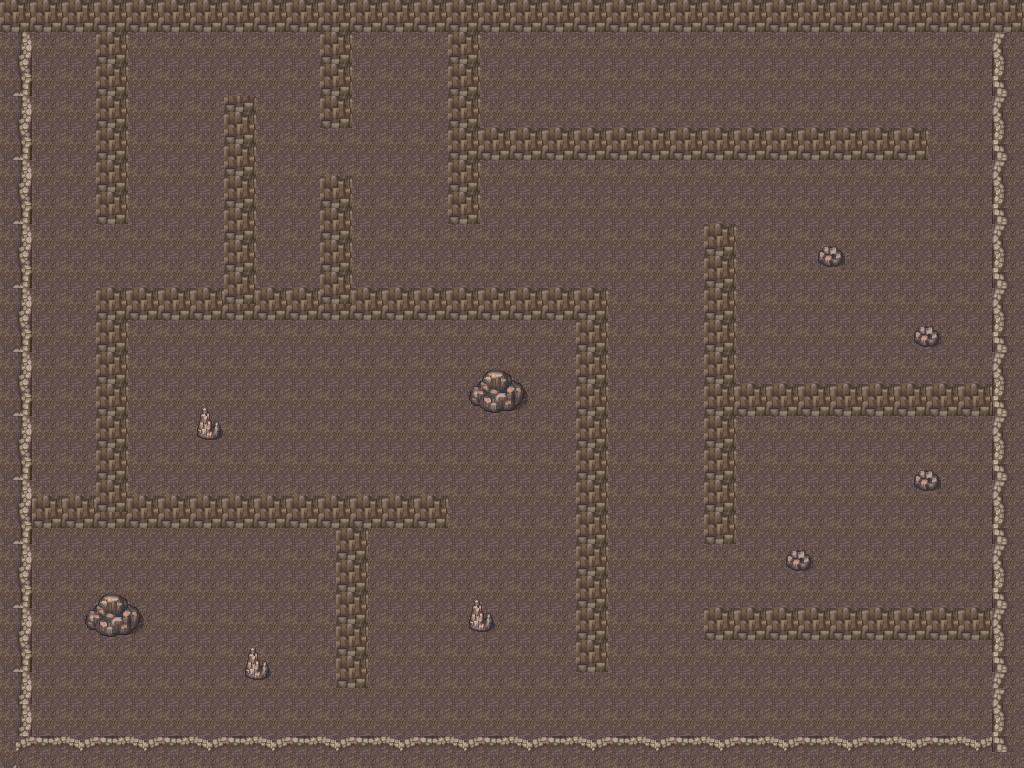

The image is a tile-based game level rendered from a .tmx file. Its description and source (layers, tilesets, objects; grid data summarised) follow:
An orthogonal 64x48 tile map with 16x16 px tiles, 2 tile layers (1floor, 2block) and 28 objects.

<map version="1.5" tiledversion="1.6.0" orientation="orthogonal" renderorder="right-down" width="64" height="48" tilewidth="16" tileheight="16" infinite="0" nextlayerid="6" nextobjectid="30">
 <tileset firstgid="1" source="map3.tsx" />
 <layer id="2" name="1floor" width="64" height="48">
  <data>[3072 cells, 3072 non-empty, 24 distinct tile ids]</data>
 </layer>
 <layer id="1" name="2block" width="64" height="48">
  <data>[3072 cells, 954 non-empty, 48 distinct tile ids]</data>
 </layer>
 <objectgroup id="3" name="Col">
  <object id="1" x="0" y="0" width="1024" height="32" />
  <object id="2" x="0" y="32" width="32" height="736" />
  <object id="3" x="32" y="738.118" width="988.096" height="29.882" />
  <object id="5" x="992" y="32" width="32" height="704" />
  <object id="6" x="96" y="32" width="32" height="192" />
  <object id="7" x="32" y="496" width="416" height="32" />
  <object id="8" x="336" y="528" width="32" height="160" />
  <object id="9" x="96" y="592" width="48" height="48" />
  <object id="10" x="80" y="592" width="18.6" height="42.9105" />
  <object id="11" x="240" y="640" width="32" height="48" />
  <object id="12" x="464" y="368" width="64" height="48" />
  <object id="13" x="192" y="400" width="32" height="48" />
  <object id="14" x="464" y="592" width="32" height="48" />
  <object id="15" x="96" y="288" width="32" height="208" />
  <object id="16" x="128" y="288" width="480" height="32" />
  <object id="17" x="224" y="96" width="32" height="192" />
  <object id="18" x="320" y="32" width="32" height="96" />
  <object id="19" x="320" y="176" width="32" height="112" />
  <object id="20" x="448" y="32" width="32" height="192" />
  <object id="21" x="480" y="128" width="439.653" height="26.8113" />
  <object id="22" x="576" y="320" width="32" height="352" />
  <object id="23" x="704" y="224" width="32" height="320" />
  <object id="24" x="736" y="384" width="256" height="32" />
  <object id="25" x="704" y="608" width="288" height="32" />
  <object id="26" x="784" y="544" width="33.3666" height="29.1703" />
  <object id="27" x="912" y="464" width="32" height="32" />
  <object id="28" x="912" y="320" width="32" height="32" />
  <object id="29" x="816" y="240" width="32" height="32" />
 </objectgroup>
 <objectgroup id="5" name="Col2" />
</map>
